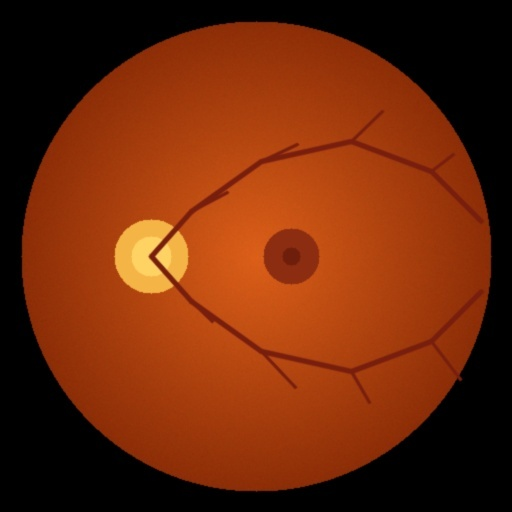
#> input picture datasets/fundus_dataset/test/0_No_DR/real_ref_sample_normal.jpg, 512 x 512 px
$ python -i image_quality.py   (imports and definitions only)   (older library calls are emulated)
#> lines starting #> are read from the running program, lines starting #| are printed output that depends on the picture; after the words box and inside, x2 and y2 are one past the last pixel; in counts of white or black regions, pixels touching at a corner belong together
#> further down, picture is the input picture: shape (512, 512, 3); mean B, G, R 9.3, 41.2, 109.3
"""
Image Quality Assessment Module for Retinal Fundus Photographs
Designed for Primary Health Centres (PHC) in Rural India.

Checks for:
1. Focus / Blur (Laplacian Variance)
2. Illumination (Mean luminosity, overexposure, underexposure, quadrant uniformity)
3. Field of View (Retinal circle coverage, excessive border ratio)
"""

import cv2
import numpy as np

def assess_image_quality(image_bgr, thresholds=None):
    """
    Evaluates retinal image quality prior to clinical AI inference.
    Returns:
        dict: {
            'status': 'Pass' | 'Warning' | 'Fail',
            'score': float (0-100),
            'metrics': dict of individual numerical metrics,
            'issues': list of detected problems,
            'recommendations': list of actionable steps for rural healthcare worker
        }
    """
    default_thresholds = {
        'min_laplacian_var': 25.0,
        'warning_laplacian_var': 60.0,
        'min_brightness': 30.0,
        'max_brightness': 235.0,
        'min_fov_ratio': 0.20,
        'max_quadrant_imbalance': 3.0
    }
    if thresholds is None:
        thresholds = default_thresholds
    else:
        merged = default_thresholds.copy()
        merged.update(thresholds)
        thresholds = merged

    h, w = image_bgr.shape[:2]
#> h = 512; w = 512
    gray = cv2.cvtColor(image_bgr, cv2.COLOR_BGR2GRAY)
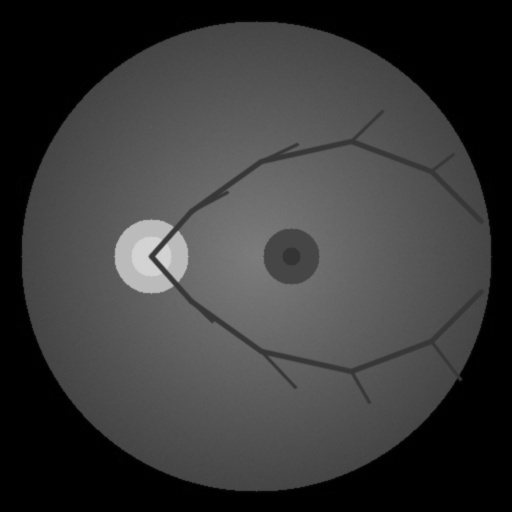
#> gray: shape (512, 512); min 0, max 214, mean 57.9

    issues = []
    recommendations = []
    scores = []

    # -------------------------------------------------------------
    # 1. Field of View (FOV) & Retinal Mask Extraction
    # -------------------------------------------------------------
    # Retinal fundus is usually a brightly colored circle on dark background
    _, mask = cv2.threshold(gray, 20, 255, cv2.THRESH_BINARY)
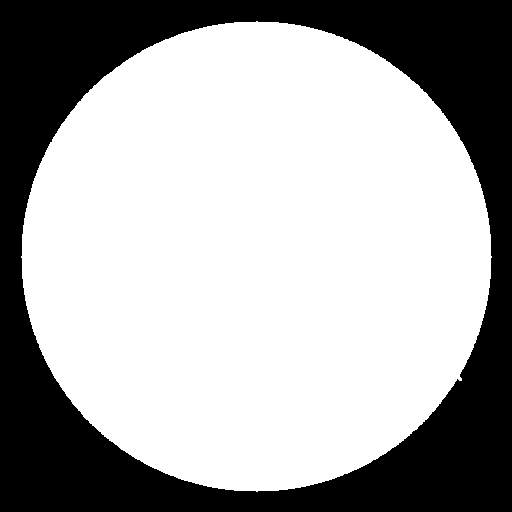
#> mask: shape (512, 512); 66.3% white; 1 black region, box (x1, y1, x2, y2) and area: (0, 0, 512, 512) 88265

    # Clean mask with morphological closing
    kernel = cv2.getStructuringElement(cv2.MORPH_ELLIPSE, (15, 15))
    mask_cleaned = cv2.morphologyEx(mask, cv2.MORPH_CLOSE, kernel)
#> mask_cleaned: shape (512, 512); 66.3% white; 1 black region, box (x1, y1, x2, y2) and area: (0, 0, 512, 512) 88216
    mask_cleaned = cv2.morphologyEx(mask_cleaned, cv2.MORPH_OPEN, kernel)
#> mask_cleaned: shape (512, 512); 66.3% white; 1 black region, box (x1, y1, x2, y2) and area: (0, 0, 512, 512) 88231

    retinal_pixels = cv2.countNonZero(mask_cleaned)
#> retinal_pixels = 173913
    total_pixels = h * w
#> total_pixels = 262144
    fov_ratio = retinal_pixels / float(total_pixels) if total_pixels > 0 else 0.0
#> fov_ratio = 0.663

    if fov_ratio < 0.15:
        issues.append("Retinal field too small or obstructed (FOV < 15%)")
        recommendations.append("Position the portable fundus camera closer to the patient's pupil.")
        fov_score = 15.0
    elif fov_ratio < thresholds['min_fov_ratio']:
        issues.append("Excessive black border or decentered retinal view.")
        recommendations.append("Center the fundus camera lens on the optic axis.")
        fov_score = 55.0
    else:
        fov_score = min(100.0, 50.0 + (fov_ratio * 70.0))
#> fov_score = 96.44
    scores.append(fov_score)

    # -------------------------------------------------------------
    # 2. Focus & Blur Assessment (Laplacian Variance inside retina)
    # -------------------------------------------------------------
    # Only calculate blur within the actual retinal region to avoid border edge artifacts
    if retinal_pixels > 100:
        laplacian = cv2.Laplacian(gray, cv2.CV_64F)
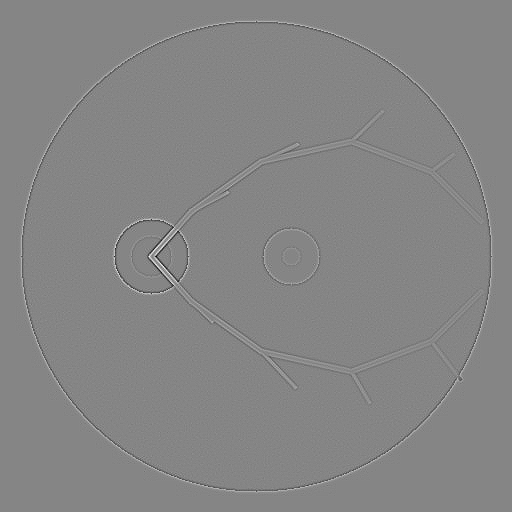
#> laplacian: shape (512, 512) float64; min -113, max 103, mean 0; drawn with min black and max white
        # Mask out background border
        laplacian_retina = laplacian[mask_cleaned > 0]
        laplacian_var = float(laplacian_retina.var()) if len(laplacian_retina) > 0 else 0.0
#> laplacian_var = 41.39
    else:
        laplacian_var = float(cv2.Laplacian(gray, cv2.CV_64F).var())

    if laplacian_var < thresholds['min_laplacian_var']:
        issues.append("Image is severely blurred (low focal clarity).")
        recommendations.append("Adjust camera diopter focus ring or ask patient to fixate on the internal target.")
        blur_score = max(10.0, (laplacian_var / thresholds['min_laplacian_var']) * 50.0)
    elif laplacian_var < thresholds['warning_laplacian_var']:
        issues.append("Moderate blur detected; minor loss of vessel sharpness.")
        recommendations.append("Stabilize camera and ensure patient remains still during flash.")
        blur_score = 65.0 + (laplacian_var - thresholds['min_laplacian_var']) / (thresholds['warning_laplacian_var'] - thresholds['min_laplacian_var']) * 25.0
#> blur_score = 76.71
    else:
        blur_score = min(100.0, 85.0 + min(15.0, (laplacian_var - thresholds['warning_laplacian_var']) / 50.0))
    scores.append(blur_score)

    # -------------------------------------------------------------
    # 3. Illumination & Exposure Assessment
    # -------------------------------------------------------------
    if retinal_pixels > 100:
        mean_brightness = float(np.mean(gray[mask_cleaned > 0]))
#> mean_brightness = 87.14
        std_brightness = float(np.std(gray[mask_cleaned > 0]))
#> std_brightness = 21.05
    else:
        mean_brightness = float(np.mean(gray))
        std_brightness = float(np.std(gray))

    illum_score = 100.0
    if mean_brightness < thresholds['min_brightness']:
        issues.append("Image is severely underexposed (too dark to discern lesions).")
        recommendations.append("Increase illumination intensity or check if pupil dilation (mydriasis) is required.")
        illum_score -= 50.0
    elif mean_brightness < 55.0:
        issues.append("Mild underexposure detected.")
        recommendations.append("Ensure ambient room lights are dimmed at the PHC.")
        illum_score -= 20.0
    elif mean_brightness > thresholds['max_brightness']:
        issues.append("Image is overexposed/flash washed out.")
        recommendations.append("Reduce camera flash power or prevent direct specular reflection.")
        illum_score -= 50.0
    elif mean_brightness > 195.0:
        issues.append("High flash glare detected.")
        recommendations.append("Re-angle camera slightly to avoid central corneal reflection.")
        illum_score -= 20.0

    # 4. Illumination Uniformity (Quadrant Comparison)
    h_mid, w_mid = h // 2, w // 2
#> h_mid = 256; w_mid = 256
    quadrants = [
        gray[0:h_mid, 0:w_mid],
        gray[0:h_mid, w_mid:w],
        gray[h_mid:h, 0:w_mid],
        gray[h_mid:h, w_mid:w]
    ]
    q_means = [float(np.mean(q)) for q in quadrants]
#> q_means = [59.48, 56.01, 59.94, 56.28]
    min_q = max(min(q_means), 1.0)
#> min_q = 56.01
    max_q = max(q_means)
#> max_q = 59.94
    quadrant_ratio = max_q / min_q
#> quadrant_ratio = 1.07

    if quadrant_ratio > thresholds['max_quadrant_imbalance']:
        issues.append("Severe uneven illumination across quadrants (shadowing/vignetting).")
        recommendations.append("Align camera squarely with the optical axis of the eye.")
        illum_score -= 25.0

    scores.append(max(10.0, illum_score))

    # -------------------------------------------------------------
    # Overall Quality Scoring & Verdict
    # -------------------------------------------------------------
    # Weighted score: Blur (40%), Illumination (35%), FOV (25%)
    overall_score = round((blur_score * 0.40) + (illum_score * 0.35) + (fov_score * 0.25), 1)
#> overall_score = 89.8

    if laplacian_var < thresholds['min_laplacian_var'] or mean_brightness < thresholds['min_brightness'] or fov_ratio < 0.15:
        status = 'Fail'
        if not recommendations:
            recommendations.append("Capture a fresh image following proper positioning protocols.")
    elif overall_score < 70.0 or issues:
        status = 'Warning'
    else:
        status = 'Pass'

    metrics = {
        'laplacian_var': round(laplacian_var, 2),
        'blur_score': round(blur_score, 1),
        'mean_brightness': round(mean_brightness, 2),
        'std_brightness': round(std_brightness, 2),
        'fov_ratio': round(fov_ratio, 3),
        'quadrant_ratio': round(quadrant_ratio, 2)
    }
#> metrics = {'laplacian_var': 41.39, 'blur_score': 76.7, 'mean_brightness': 87.14, 'std_brightness': 21.05, 'fov_ratio': 0.663, 'quadrant_ratio': 1.07}

    return {
        'status': status,
        'score': overall_score,
        'metrics': metrics,
        'issues': issues,
        'recommendations': recommendations
    }


# [56 lines left out: function assess_prediction_quality_gate, not called in this run]

>>> import cv2
>>> picture = cv2.imread('../datasets/fundus_dataset/test/0_No_DR/real_ref_sample_normal.jpg')
>>> result = assess_image_quality(picture)
#> result = 5 items
